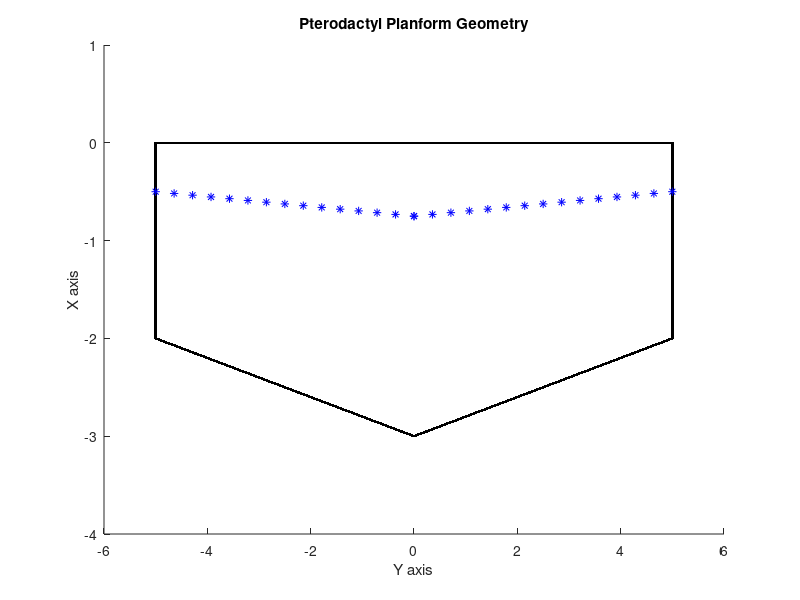

Write the MATLAB code that produced this figure.
function PterodactylGeometry

span = 10;
croot = 3;
ctip  = 2;

% Plot the outer edge of the planform based on the above definitions
leadingEdgeY = linspace(-span/2,span/2,1000);
tipsX = linspace(0,-ctip,400);
trailingY = linspace(-span/2,0,500);
trailingX = linspace(-ctip,-croot,500);

axis([-(span/2+1) (span/2+1) -(croot+1) 1]);
hold on

% Axis labels to match AE convention
xlabel('Y axis')
ylabel('X axis');
title('Pterodactyl Planform Geometry');

% plot leading edge
plot(leadingEdgeY,0,'k.-','LineWidth',100);
% plot left tip
plot(-span/2,tipsX,'k.-','LineWidth',100);
% plot right tip
plot(span/2,tipsX,'k.-','LineWidth',100);
% plot left trailing edge;
plot(trailingY,trailingX,'k.-');
%plot right trailing edge
plot(trailingY+span/2,fliplr(trailingX),'k.-');

% Plot the quarter chord line for fully extended wings
%  This will need to be amended later
qcX = linspace(-ctip/4,-croot/4,15);
qcY = linspace(-span/2,0,15);
% plot left quarter chord line
plot(qcY,qcX,'b*');
% plot right quarter chord line
plot(qcY+span/2,fliplr(qcX),'b*');
